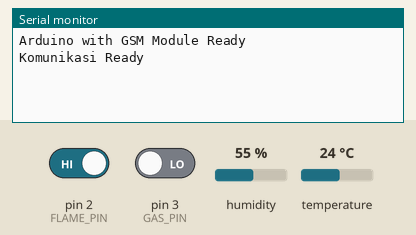
Bench run of a sketch on a simulated Arduino Uno, built with avr-gcc and run on an emulated ATmega328P. Parts: the last lines printed to the serial monitor. The inputs (shaded band) are chosen by the test bench; at power-on: pin 2 (FLAME_PIN) HIGH, pin 3 (GAS_PIN) LOW, humidity 55 %, temperature 24 °C. The modem accepts every AT command (registered, SIM ready, sends succeed) and sends nothing else.

Above: at 2.8 s.
2.9 s: pin 2 (FLAME_PIN) driven LOW
At 3.8 s:
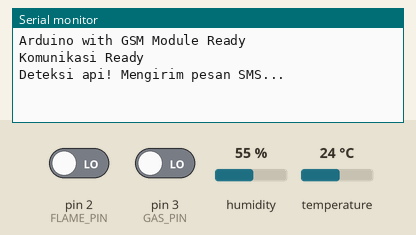
7.7 s: pin 2 (FLAME_PIN) driven HIGH and pin 3 (GAS_PIN) driven HIGH
At 13.6 s:
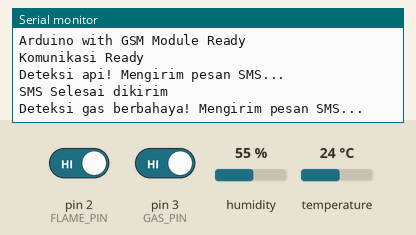

The sketch:

CODE1SENSOR.ino
```cpp
#include <SoftwareSerial.h>
#include <DHT.h>

SoftwareSerial sim800l(9, 10);  // tx rx

#define DHTPIN 4
#define FLAME_PIN 2
#define GAS_PIN 3

DHT dht(DHTPIN, DHT11);

void setup() {
  Serial.begin(9600);
  while(!Serial);
  Serial.println("Arduino with GSM Module Ready");

  sim800l.begin(9600);
  Serial.println("Komunikasi Ready");

  pinMode(FLAME_PIN, INPUT);
  pinMode(GAS_PIN, INPUT);
  dht.begin();
}

void loop() {
  int flameValue = digitalRead(FLAME_PIN);
  int gasValue = digitalRead(GAS_PIN);
  float temperature = dht.readTemperature();

  if (flameValue == LOW) {
    Serial.println("Deteksi api! Mengirim pesan SMS...");
    sendSMS("sirla#Lahan 5#-4.218266#122.542294#Deteksi Api");
    delay(5000);
  }

  if (gasValue == HIGH) {
    Serial.println("Deteksi gas berbahaya! Mengirim pesan SMS...");
    sendSMS("sirla#Lahan 5#-4.218266#122.542294#Deteksi Gas");
    delay(5000);
  }

  if (temperature > 50.0) {
    Serial.println("Suhu tinggi! Mengirim pesan SMS...");
    sendSMS("Suhu tinggi: " + String(temperature) + "°C");
    delay(5000);
  }

  delay(1000);
}

void sendSMS(String message) {
  sim800l.println("AT+CMGF=1");  // Set mode SMS
  delay(1000);
  sim800l.println("AT+CMGS=\"+6282310880310\"");  // Ganti nomor dengan nomor tujuan Anda
  delay(1000);
  sim800l.print(message);
  delay(100);
  sim800l.write(26);  // Karakter EOF (End of File) untuk mengirim SMS
  delay(1000);
  Serial.println("SMS Selesai dikirim");
}
```

Measured:
- after the input at 2.9 s, the serial monitor: prints a new line after 0.15 s (image 1)
- after the input at 7.7 s, the serial monitor: prints a new line after 4.6 s (image 2)
